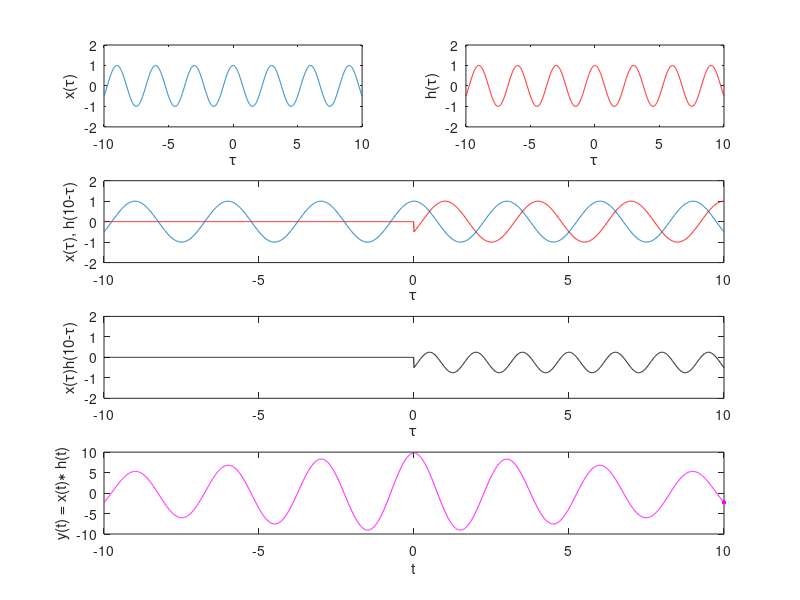

Recreate this plot in MATLAB.
clear all
close all
clc

T = 10;
dt = 0.01;
N = T/dt;
t = -T:dt:T;
x = cos(4*pi*t/6);
h = cos(4*pi*t/6);

y = [];
figure
i = 1;
for n = -N:N
    if mod(n,1/dt) == 0
        subplot(4,2,1)
        plot(t,x,'MarkerFaceColor','blue'), axis([-T T -2 2]), xlabel('\tau'), ylabel('x(\tau)')
        subplot(4,2,2)
        plot(t,h,'r','MarkerFaceColor','red'), axis([-T T -2 2]), xlabel('\tau'), ylabel('h(\tau)')
    end
    if n<0
        if mod(n,1/dt) == 0
            subplot(4,2,[3,4])
            plot(t,[h(end-abs(n):-1:1) zeros(1,abs(n))],'r','MarkerFaceColor','red','MarkerSize',10), hold on,
            plot(t,x,'MarkerFaceColor','blue'), axis([-T T -2 2]), xlabel('\tau'), ylabel(['x(\tau), h(' sprintf('%2.0f',n*dt) '-\tau)'])
            hold off
            subplot(4,2,[5,6])
            plot(t,x.*[h(end-abs(n):-1:1) zeros(1,abs(n))],'k','MarkerFaceColor','black'), axis([-T T -2 2])
            xlabel('\tau'), ylabel(['x(\tau)h(' sprintf('%2.0f',n*dt) '-\tau)'])
            subplot(4,2,[7,8])
        end
        y = [y sum(x.*[h(end-abs(n):-1:1) zeros(1,abs(n))])*dt];
        if mod(n,1/dt) == 0
            plot(t,[y NaN(1,2*N+1-i)],'m','MarkerFaceColor','magenta'), hold on,
            plot(t(i),y(end),'m','MarkerFaceColor','magenta','MarkerSize',10),
            axis([-T T -10 10]), xlabel('t'), ylabel('y(t) = x(t)\ast h(t)')
         end
    else
        if mod(n,1/dt) == 0
            subplot(4,2,[3,4])
            plot(t,[zeros(1,n) h(end:-1:1+n) ],'r','MarkerFaceColor','red','MarkerSize',10), hold on,
            plot(t,x,'MarkerFaceColor','blue'), axis([-T T -2 2]), xlabel('\tau'), ylabel(['x(\tau), h(' sprintf('%2.0f',n*dt) '-\tau)'])
            hold off
            subplot(4,2,[5,6])
            plot(t,x.*[zeros(1,n) h(end:-1:1+n)],'k','MarkerFaceColor','black'), axis([-T T -2 2])
            xlabel('\tau'), ylabel(['x(\tau)h(' sprintf('%2.0f',n*dt) '-\tau)'])
            subplot(4,2,[7,8])
        end
        y = [y sum(x.*[zeros(1,n) h(end:-1:1+n)])*dt];
        if mod(n,1/dt) == 0
            plot(t,[y NaN(1,2*N+1-i)],'m','MarkerFaceColor','magenta'), hold on,
            plot(t(i),y(end),'m','MarkerFaceColor','magenta','MarkerSize',10),
            axis([-T T -10 10]), xlabel('t'), ylabel('y(t) = x(t)\ast h(t)')
         end
    end
    if mod(n,1/dt) == 0
        hold off
        pause
    end
    i = i + 1;
end
